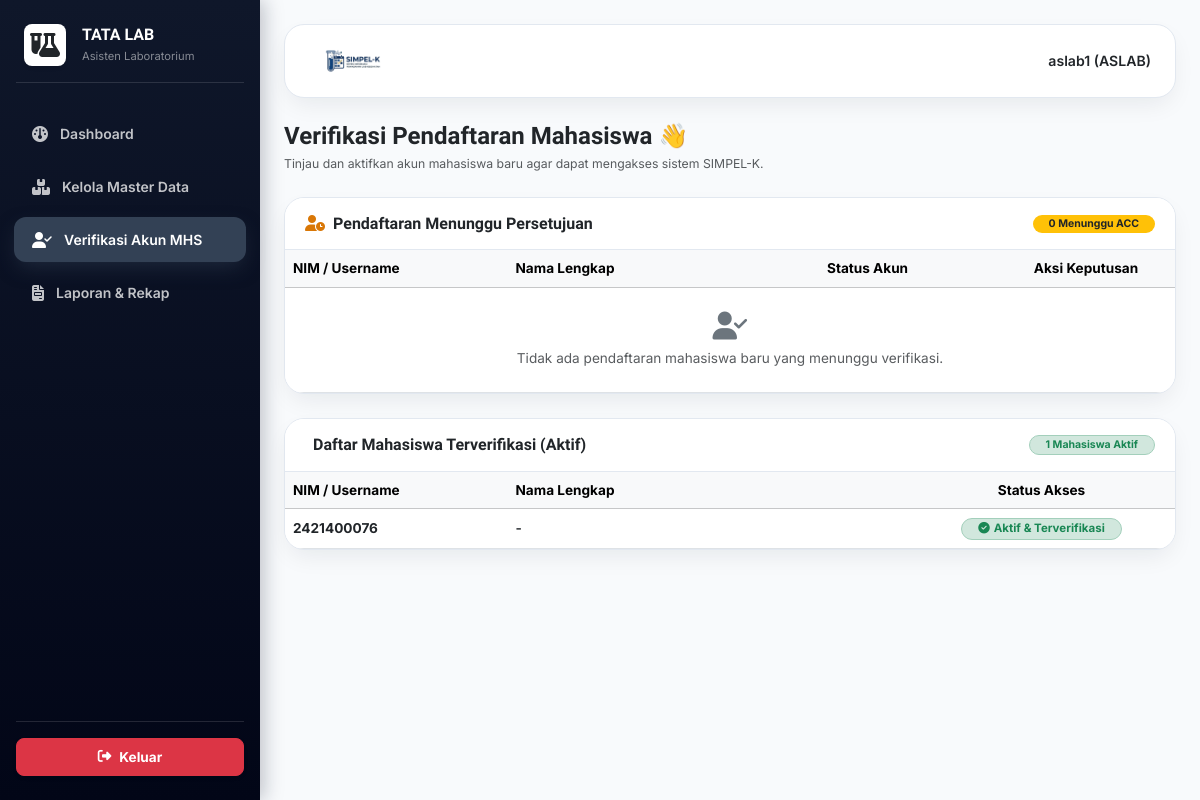
/aslab/verifikasi-akun/ (signed in), run on an earlier commit of the app's database.
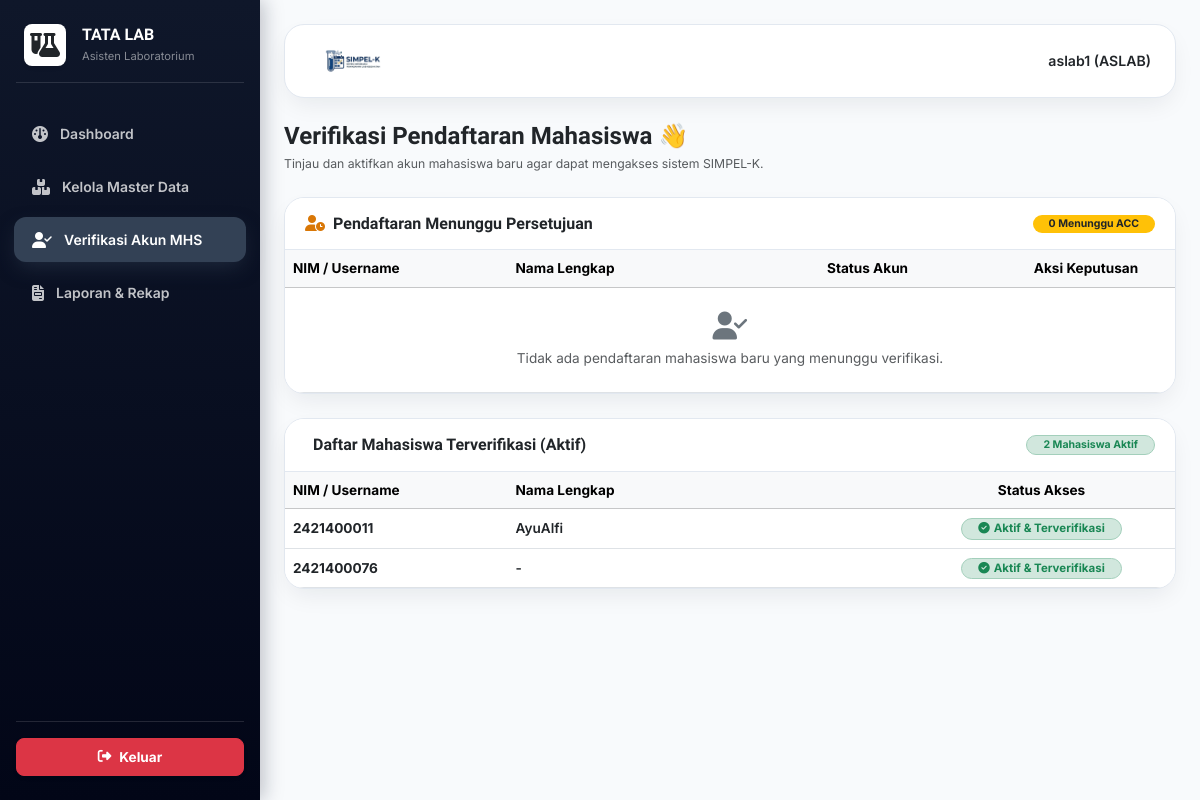
And on a later commit of the database.
### core_auth/models.py (models this page shows, shortened)
class User(AbstractUser):
    ROLE_CHOICES = [
        ('mahasiswa', 'Mahasiswa/PJMK'),
        ('aslab', 'Asisten Laboratorium'),
        ('kaleb', 'Kepala Laboratorium'),
    ]
    role = models.CharField(max_length=20, choices=ROLE_CHOICES, default='mahasiswa')
    nim = models.CharField(max_length=20, blank=True, null=True, unique=True)
    prodi = models.CharField(max_length=50, blank=True, null=True)
    no_hp = models.CharField(max_length=15, blank=True, null=True)

### aslab/views.py (the view)
# urls.py: path('verifikasi-akun/', views.verifikasi_akun_mhs, name='verifikasi_akun'),
@login_required(login_url='core_auth:login')
def verifikasi_akun_mhs(request):
    redirect_target = cekk_role_aslab(request.user)
    if redirect_target:
        messages.error(request, "Anda tidak memiliki hak akses ke Halaman Verifikasi Akun!")
        return redirect(redirect_target)
    antrean_mhs = User.objects.filter(is_active=False).order_by('-date_joined')
    if hasattr(User, 'role'):
        antrean_mhs = antrean_mhs.filter(role='mahasiswa')
    mhs_aktif = User.objects.filter(is_active=True, is_staff=False, is_superuser=False).order_by('-date_joined')
    if hasattr(User, 'role'):
        mhs_aktif = mhs_aktif.filter(role='mahasiswa')
    context = {
        'antrean_mhs': antrean_mhs,
        'mhs_aktif': mhs_aktif,
        'total_antrean': antrean_mhs.count(),
        'total_aktif': mhs_aktif.count(),
    }
    return render(request, 'aslab/verifikasi_akun.html', context)

### aslab/views.py (called while the page is built)
def cekk_role_aslab(user):
    username_lower = user.username.lower()
    if 'kalab' in username_lower or user.groups.filter(name__iexact='KALAB').exists() or getattr(user, 'role', '') == 'KALAB':
        return 'kalab:dashboard'
    elif not ('aslab' in username_lower or user.groups.filter(name__iexact='ASLAB').exists() or getattr(user, 'role', '') == 'ASLAB'):
        return 'mahasiswa:dashboard'
    return None

### aslab/templates/aslab/verifikasi_akun.html (shortened to what the changed rows need)
{% load static %}
<!DOCTYPE html>
<html lang="id">
<head>
    <link href="https://cdn.jsdelivr.net/npm/bootstrap@5.3.2/dist/css/bootstrap.min.css" rel="stylesheet">
    <link rel="stylesheet" href="https://cdnjs.cloudflare.com/ajax/libs/font-awesome/6.4.2/css/all.min.css">
</head>
<body>
    <div class="main-content">
        <div class="card card-custom mb-4">
            <div class="table-responsive">
                <table class="table table-hover align-middle mb-0" style="min-width: 750px; font-size: 0.85rem;">
                    <thead class="table-light text-secondary">
                        <tr>
                            <th style="width: 25%;">NIM / Username</th>
                            <th style="width: 35%;">Nama Lengkap</th>
                            <th style="width: 20%;">Status Akun</th>
                            <th style="width: 20%; text-align: center;">Aksi Keputusan</th>
                        </tr>
                    </thead>
                </table>
            </div>
        </div>
        <div class="card card-custom mb-4">
            <div class="card-header d-flex align-items-center justify-content-between">
                <h6 class="fw-bold mb-0 text-dark">
                    Daftar Mahasiswa Terverifikasi (Aktif)
                </h6>
                <span
                    class="badge bg-success-subtle text-success border border-success-subtle fw-bold px-3 py-1.5 rounded-pill">
                    {{ total_aktif }} Mahasiswa Aktif
                </span>
            </div>
            <div class="table-responsive">
                <table class="table table-hover align-middle mb-0" style="min-width: 750px; font-size: 0.85rem;">
                    <thead class="table-light text-secondary">
                        <tr>
                            <th style="width: 25%;">NIM / Username</th>
                            <th style="width: 45%;">Nama Lengkap</th>
                            <th style="width: 30%; text-align: center;">Status Akses</th>
                        </tr>
                    </thead>
                    <tbody>
                        {% for mhs in mhs_aktif %}
                        <tr>
                            <td>
                                <div class="fw-bold text-dark">{{ mhs.username }}</div>
                            </td>
                            <td>
                                <div class="fw-semibold text-dark">{{ mhs.first_name|default:"-" }}</div>
                            </td>
                            <td class="text-center">
                                <span
                                    class="badge bg-success-subtle text-success border border-success-subtle px-3 py-1.5 rounded-pill fw-bold"
                                    style="font-size: 0.72rem;">
                                    <i class="fa-solid fa-circle-check me-1"></i>Aktif & Terverifikasi
                                </span>
                            </td>
                        </tr>
                        {% empty %}
                        <tr>
                            <td colspan="3" class="text-center py-4 text-muted">
                                Belum ada mahasiswa terdaftar yang aktif.
                            </td>
                        </tr>
                        {% endfor %}
                    </tbody>
                </table>
            </div>
        </div>
    </div>
</body>
</html>

What changed in the data, as far as the page shows it:
added User: username "2421400011", first_name "AyuAlfi"
Also different on the page:
{{ total_aktif }}: "1" → "2"
